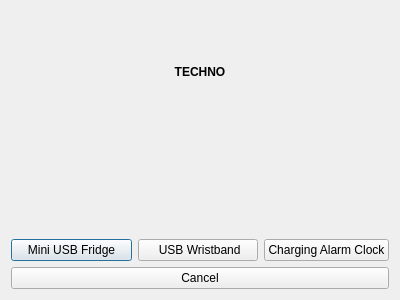
<?xml version="1.0" encoding="UTF-8"?>
<ui version="4.0">
 <class>Techno</class>
 <widget class="QDialog" name="Techno">
  <property name="geometry">
   <rect>
    <x>0</x>
    <y>0</y>
    <width>400</width>
    <height>300</height>
   </rect>
  </property>
  <property name="windowTitle">
   <string>Dialog</string>
  </property>
  <layout class="QHBoxLayout" name="horizontalLayout">
   <item>
    <layout class="QVBoxLayout" name="verticalLayout">
     <item>
      <widget class="QLabel" name="label">
       <property name="text">
        <string>&lt;html&gt;&lt;head/&gt;&lt;body&gt;&lt;p align=&quot;center&quot;&gt;&lt;span style=&quot; font-weight:600;&quot;&gt;TECHNO&lt;/span&gt;&lt;/p&gt;&lt;/body&gt;&lt;/html&gt;</string>
       </property>
      </widget>
     </item>
     <item>
      <layout class="QGridLayout" name="gridLayout">
       <item row="1" column="0">
        <widget class="QPushButton" name="pushButton_2">
         <property name="text">
          <string>Mini USB Fridge</string>
         </property>
        </widget>
       </item>
       <item row="0" column="0">
        <widget class="QLabel" name="label_2">
         <property name="text">
          <string/>
         </property>
        </widget>
       </item>
       <item row="1" column="2">
        <widget class="QPushButton" name="pushButton_4">
         <property name="text">
          <string>Charging Alarm Clock</string>
         </property>
        </widget>
       </item>
       <item row="0" column="2">
        <widget class="QLabel" name="label_4">
         <property name="text">
          <string/>
         </property>
        </widget>
       </item>
       <item row="1" column="1">
        <widget class="QPushButton" name="pushButton_3">
         <property name="text">
          <string> USB Wristband</string>
         </property>
        </widget>
       </item>
       <item row="0" column="1">
        <widget class="QLabel" name="label_3">
         <property name="text">
          <string/>
         </property>
        </widget>
       </item>
      </layout>
     </item>
     <item>
      <widget class="QPushButton" name="pushButton">
       <property name="text">
        <string>Cancel</string>
       </property>
      </widget>
     </item>
    </layout>
   </item>
  </layout>
 </widget>
 <resources/>
 <connections/>
</ui>
